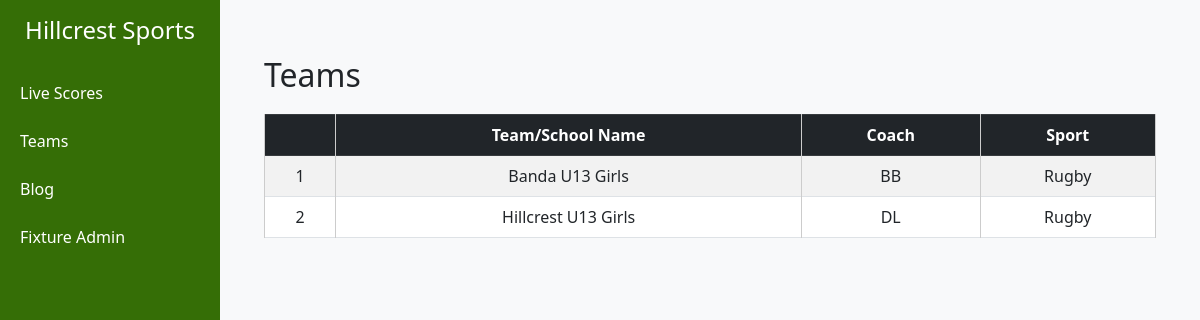
Screenshot of /teams/ with the database file from the repository.
### teams/models.py (models this page shows, shortened)
class Teams(models.Model):
    team_name = models.CharField(max_length=200, blank=True)
    sport = models.CharField(max_length=15, blank=True)
    coach = models.CharField(max_length=15, blank=True)
    email = models.EmailField(unique=False)
    added_on = models.DateTimeField(auto_now_add=True)

### fixtureviewer/views.py (the view)
# urls.py: path('teams/', views.season_teams, name='teams'),
def season_teams(request):
    teams = Teams.objects.all()
    return render(request, 'viewer/teams.html' , {'teams': teams})

### templates/viewer/teams.html (shortened to what this page needs)
{% extends 'base/main.html' %}
{% block content %}
<div class="container mt-4">
    <div class="d-flex justify-content-between align-items-center mb-3">
        <h2 class="mb-0">Teams</h2>
    </div>
    <table class="table table-bordered table-striped">
        <thead class="table-dark">
            <tr>
                <th></th>
                <th>Team/School Name</th>
                <th>Coach</th>
                <th>Sport</th>
            </tr>
        </thead>
        <tbody>
              {% for team in teams %}
            <tr>
                <td>{{ forloop.counter }}</td>
                <td>{{ team.team_name }}</td>
                <td>{{ team.coach}}</td>
                <td>{{ team.sport }}</td>
            </tr>
            {% endfor %}
        </tbody>
    </table>
</div>
{% endblock %}

### static/css/style.css (style rules this page uses)
body { background-color: #f8f9fa; }
h2 { text-align: center; }
table { width: 100%; border-collapse: collapse; margin-top: 20px; }
th, td { border: 1px solid #ccc; padding: 10px; text-align: center; }
th { background-color: #f4f4f4; }

### rows the page displays
Teams: team_name "Banda U13 Girls", coach "BB", sport "Rugby"
Teams: team_name "Hillcrest U13 Girls", coach "DL", sport "Rugby"
